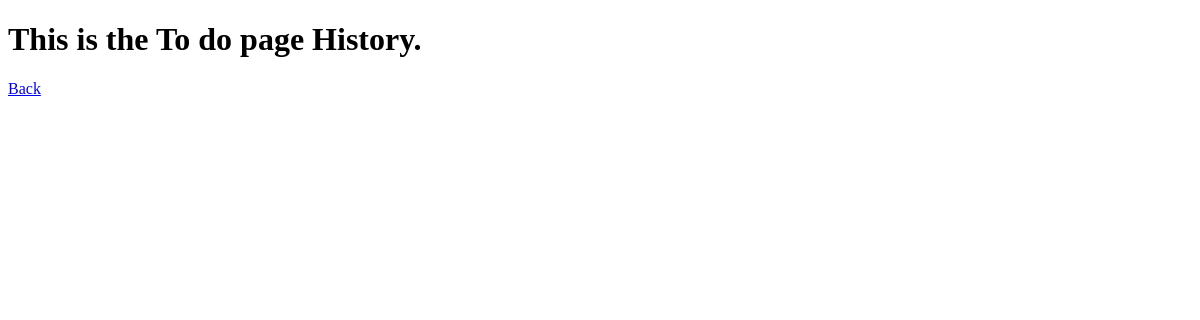
Before: /history/ (signed in) with the older database file.
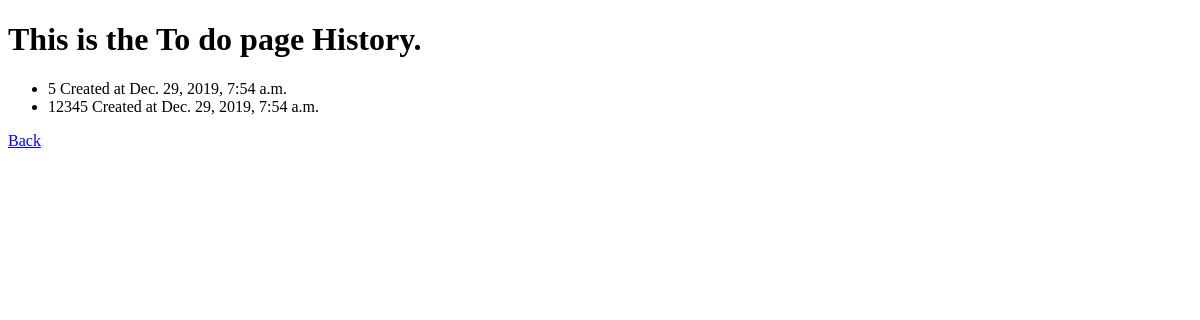
After: the same page with the newer database file.
### todo/models.py (models this page shows)
class TodoItemHistory(models.Model):
    content = models.TextField()
    timestamp = models.DateTimeField(auto_now_add=True)
    user = models.ForeignKey(
        User,
        on_delete=models.CASCADE,
    )
    deleted = models.BooleanField(default=False)

### todo/views.py (the view)
# urls.py: path('history/',todo_viewhistory),
def todo_viewhistory(request):
    if request.user.is_authenticated:
        print("Success")
    else:
        return HttpResponseRedirect('/accounts/login')
        print("Fail")
    all_todo_items = TodoItemHistory.objects.filter(user=request.user)
    return render(request, 'todohistory.html',
        {'all_items': all_todo_items})

### templates/todohistory.html (shortened to what this page needs)
{% extends 'base.html' %}
{% block content %}
{% if user.is_authenticated %}
<h1>This is the To do page History.</h1>
<ul>
  {% for todo_item in all_items %}
    <li>{{ todo_item.content }} Created at {{ todo_item.timestamp }}
    </li>
  {% endfor %}
</ul>
<p><a class="btn btn-primary" href="/todo">Back</a></p>
{% else %}
  <p>You are not logged in</p>
  <a href="{% url 'login' %}">login</a>
{% endif %}
{% endblock %}

Changed rows visible on the page:
added TodoItemHistory: content "5", timestamp "Dec. 29, 2019, 7:54 a.m."
added TodoItemHistory: content "12345", timestamp "Dec. 29, 2019, 7:54 a.m."
